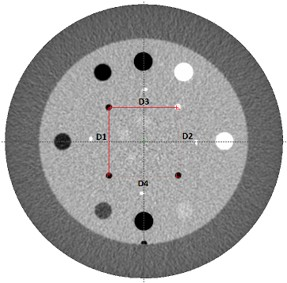
#> input picture analisisImagenes/espesor_corte.jpg, 287 x 283 px
$ python -i maqueta_catphan.py   (imports and definitions only)
#> lines starting #> are read from the running program, lines starting #| are printed output that depends on the picture; after the words box and inside, x2 and y2 are one past the last pixel; in counts of white or black regions, pixels touching at a corner belong together
#> in imagen_preparada, original is the input picture: PIL image 287x283 RGB; mean R, G, B 167.9, 167.6, 167.6
"""Maqueta del PDF del Catphan, mensual y anual: cada prueba empieza su pagina y sus imagenes se dibujan con su forma, al ancho util."""
import io

import numpy as np
from PIL import Image as ImagenPIL
from reportlab.lib.pagesizes import letter
from reportlab.platypus import CondPageBreak, Flowable, Image, KeepTogether, Spacer, Table, TableStyle

MARGENES_PT = (40, 40, 245, 100)  # izquierdo, derecho, superior e inferior de los dos generadores
RELLENO_DEL_MARCO_PT = 6  # el que reportlab deja dentro del marco de cada pagina
# [1 line that did not run here, left out]
# [1 line that did not run here, left out]
ALTO_MINIMO_DE_FILA_PT = 150  # por debajo, las dos imagenes van una debajo de la otra
ALTO_MINIMO_JUNTO_A_SUS_RESULTADOS_PT = 180  # 2.5 in, el tamano de hoy: mas chicas no se achican para caber con su tabla
HOLGURA_PT = 1  # margen contra el redondeo de reportlab al ver si la tabla cabe en una pagina
ESPACIO_ENTRE_TABLAS_PT = 0.3 * 72  # el que los generadores ponen despues de cada tabla
RELLENO_DE_CELDA_PT = 12  # el izquierdo mas el derecho de cada celda de reportlab

PRUEBAS = (
    ('espesor', 'imagen_espesor'),
    ('tamano_pixel', 'imagen_tamano_pixel'),
    ('resolucion_contraste', 'imagen_resolucion_contraste'),
    ('resolucion_espacial', 'imagen_resolucion_espacial'),
    ('valores_ct', 'imagen_valores_ct'),
    ('linealidad_ct', 'imagen_linealidad_ct'),
    ('uniformidad', 'imagen_uniformidad'),
)
TABLAS_DE_RESULTADOS = frozenset(resultados for resultados, _ in PRUEBAS)
TABLAS_DE_IMAGENES = frozenset(imagenes for _, imagenes in PRUEBAS)
TABLA_DE_LA_MTF = 'imagen_resolucion_espacial'  # solo su imagen del analisis se recorta a la curva
FRACCION_DEL_CORTE = 0.35  # una columna del corte tiene al menos esta fraccion de pixeles que no son blancos
ANCHO_MINIMO_DEL_CORTE = 0.05  # fraccion del ancho de la figura
COLUMNA_QUE_CUBRE_EL_CORTE = 0.25  # fraccion del ancho: el corte empieza antes de esa columna y acaba despues
FIN_MAXIMO_DEL_CORTE = 0.6  # fraccion del ancho antes de la que acaba el corte
ANCHO_DEL_CORTE_SOBRE_EL_ALTO = 0.3  # el corte es mas ancho que esta fraccion del alto de la figura
GRIS_DEL_CORTE = 128  # gris medio por debajo del cual el bloque es el corte
FRANJA_MAXIMA = 0.05  # la franja blanca empieza a menos de esta fraccion del ancho tras el corte
GRAFICO_MINIMO = 0.3  # el grafico a la derecha ocupa al menos esta fraccion del ancho


def recortar_margen_blanco(imagen):
    """La imagen sin las filas y columnas de su borde que son todas blancas o transparentes; nunca quita un pixel de otro color."""
    rgba = np.asarray(imagen.convert('RGBA'))
    contenido = (rgba[..., 3] > 0) & ~np.all(rgba[..., :3] == 255, axis=-1)
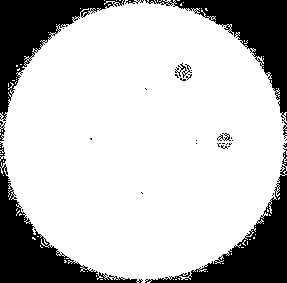
#> contenido: shape (283, 287) bool; 76.3% white; 34 black regions (26 under 20 px), largest, box (x1, y1, x2, y2) and area: (0, 142, 143, 283) 4850, (145, 148, 287, 283) 4710, (145, 0, 287, 139) 4703
    filas, columnas = np.flatnonzero(contenido.any(axis=1)), np.flatnonzero(contenido.any(axis=0))
#> filas = 283 values from 0 to 282; columnas = 287 values from 0 to 286
    if not filas.size:
        return imagen
    caja = (int(columnas[0]), int(filas[0]), int(columnas[-1]) + 1, int(filas[-1]) + 1)
#> caja = (0, 0, 287, 283)
    return imagen if caja == (0, 0) + imagen.size else imagen.crop(caja)


# [30 lines left out: function panel_de_la_mtf, not called in this run]


def imagen_preparada(ruta, solo_la_curva=False):
    """Los bytes PNG de la imagen recortada y su tamano en pixeles; con `solo_la_curva`, de una figura combinada guardada antes solo su panel de la MTF, o entera si duda."""
    with ImagenPIL.open(ruta) as original:
        original.load()
        caja = panel_de_la_mtf(original) if solo_la_curva else None  # el PNG temporal del informe ya no trae la marca: se decide por el contenido
        recortada = recortar_margen_blanco(original if caja is None else original.crop(caja))
        salida = io.BytesIO()
        recortada.save(salida, 'PNG')
        return salida.getvalue(), recortada.size


# [7 lines that did not run here, left out]


# [5 lines that did not run here, left out]


def _parte_cabeceras(cabeceras, anchos):
    """Si alguna palabra de las cabeceras es mas ancha que su columna (reportlab la partiria). Recibe las cabeceras originales: al medir una tabla, reportlab reemplaza sus casillas."""
    return any(c.minWidth() > anchos[j] - RELLENO_DE_CELDA_PT for fila in cabeceras for j, c in enumerate(fila) if hasattr(c, 'minWidth'))


# [16 lines left out: function _armar, not called in this run]


class TablaDeImagenes(Flowable):
    """La tabla de imagenes de una prueba: comparte la pagina con sus resultados si asi cada imagen mide al menos 180 pt de alto; si no, pasa entera a la siguiente llenando el ancho."""

    # [25 lines left out: functions __init__, _en_columnas_fijas, not called in this run]

    def _armada(self, factor):
        medidas = [(w * factor, h * factor) for w, h in self._medidas]
        return _armar(self._cabeceras, self._preparadas, self._apiladas, medidas, self._estilo, self._columnas, self._huecos, self._anchos)

    # [18 lines left out: functions _que_cabe_en, wrap, not called in this run]

    def split(self, ancho, alto):
        return []

    def drawOn(self, canvas, x, y, _sW=0):
        self._tabla.drawOn(canvas, x, y, _sW)


# [10 lines left out: function colocar, not called in this run]


class EspacioQueNoPasa(Spacer):
    """El espacio entre dos tablas del Catphan: al pie de una pagina ocupa solo lo que queda y no pasa solo a la siguiente (no deja una pagina en blanco)."""

    def wrap(self, ancho, alto):
        return self.width, max(0, min(self.height, alto))


# [5 lines left out: function espacio_entre_tablas, not called in this run]


COLUMNA_PRUEBA, COLUMNA_FUENTE = 0, 5  # de la tabla de criterio (Prueba, Metrica, Valor, Criterio, Veredicto, Fuente)
SIN_FUENTE = '---'  # lo que imprime la tabla cuando una regla no trae fuente


# [12 lines left out: function uniones_de_criterio, not called in this run]

>>> result = imagen_preparada('../../../analisisImagenes/espesor_corte.jpg')

$ run again, on analisisImagenes/resolucion_contraste.jpg
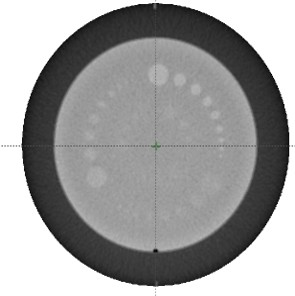
#> input picture analisisImagenes/resolucion_contraste.jpg, 295 x 296 px
#> in imagen_preparada, original is the input picture: PIL image 295x296 RGB; mean R, G, B 156.9, 156.9, 156.9
#> in recortar_margen_blanco, `contenido = (rgba[..., 3] > 0) & ~np.all(rgba[..., :3] == 255, axis=-1)`:
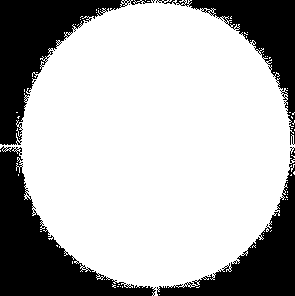
#> contenido: shape (296, 295) bool; 70.7% white; 8 black regions (4 under 20 px), largest, box (x1, y1, x2, y2) and area: (0, 146, 156, 296) 8094, (0, 0, 152, 145) 7118, (157, 147, 295, 296) 5633, (156, 0, 295, 145) 4708
#> filas = 296 values from 0 to 295; columnas = 295 values from 0 to 294
#> caja = (0, 0, 295, 296)

$ run again, on analisisImagenes/uniformidad_ruido.jpg
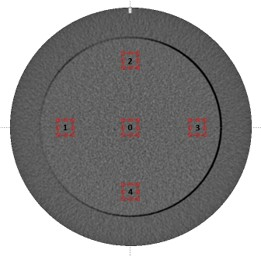
#> input picture analisisImagenes/uniformidad_ruido.jpg, 261 x 256 px
#> in imagen_preparada, original is the input picture: PIL image 261x256 RGB; mean R, G, B 146.1, 145, 145
#> in recortar_margen_blanco, `contenido = (rgba[..., 3] > 0) & ~np.all(rgba[..., :3] == 255, axis=-1)`:
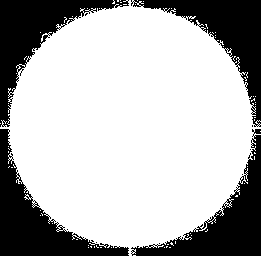
#> contenido: shape (256, 261) bool; 70.8% white; 12 black regions (8 under 20 px), largest, box (x1, y1, x2, y2) and area: (0, 129, 129, 256) 5095, (131, 129, 261, 256) 4917, (0, 0, 129, 127) 4761, (131, 0, 261, 127) 4697
#> filas = 256 values from 0 to 255; columnas = 261 values from 0 to 260
#> caja = (0, 0, 261, 256)
